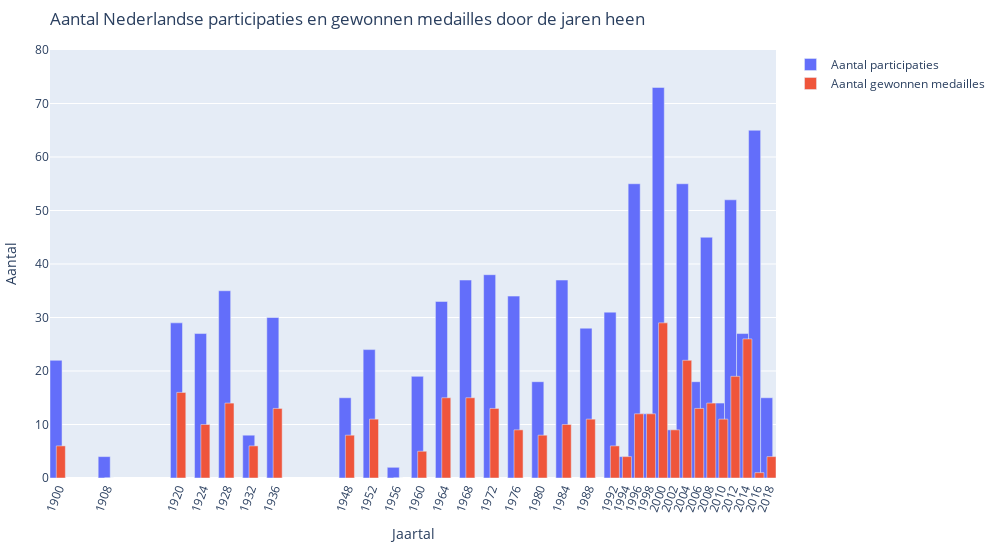

Write notebook code for a chart like this one.
### Markdown cell above
En dan afbeelden in een mooie, interactieve grafiek via plotly.

Je kunt zelfs in de grafiek een vierkant slepen om daarop in te zoomen!

### Code cell
import plotly.graph_objs as go
participatieMedailles = go.Figure(
    data=[
        go.Bar(name='Aantal participaties', x=perJaar.index, y=perJaar['player'], width=2),
        go.Bar(name='Aantal gewonnen medailles', x=perJaar.index, y=perJaar['medalLabel'], width=1.5)
    ]
)
participatieMedailles.update_layout(
    autosize=False,
    width=1000,
    height=550,
    margin=dict(
        l=10,
        r=10,
        b=30,
        t=50,
    ),
    title_text='Aantal Nederlandse participaties en gewonnen medailles door de jaren heen',
    yaxis=dict(title_text='Aantal', range=[0, 80]),
    xaxis=dict(title_text='Jaartal', tickvals=perJaar.index, tickangle = -70)
)

### Figure 1 — Plotly figure (JSON) as saved in the notebook; plotly's stock layout.template omitted (floating-point values rounded to 4 significant figures)
{"data": [{"name": "Aantal participaties", "type": "bar", "width": 2, "x": ["1900", "1908", "1920", "1924", "1928", "1932", "1936", "1948", "1952", "1956", "1960", "1964", "1968", "1972", "1976", "1980", "1984", "1988", "1992", "1994", "1996", "1998", "2000", "2002", "2004", "2006", "2008", "2010", "2012", "2014", "2016", "2018"], "y": [22, 4, 29, 27, 35, 8, 30, 15, 24, 2, 19, 33, 37, 38, 34, 18, 37, 28, 31, 4, 55, 12, 73, 9, 55, 18, 45, 14, 52, 27, 65, 15]}, {"name": "Aantal gewonnen medailles", "type": "bar", "width": 1.5, "x": ["1900", "1908", "1920", "1924", "1928", "1932", "1936", "1948", "1952", "1956", "1960", "1964", "1968", "1972", "1976", "1980", "1984", "1988", "1992", "1994", "1996", "1998", "2000", "2002", "2004", "2006", "2008", "2010", "2012", "2014", "2016", "2018"], "y": [6, 0, 16, 10, 14, 6, 13, 8, 11, 0, 5, 15, 15, 13, 9, 8, 10, 11, 6, 4, 12, 12, 29, 9, 22, 13, 14, 11, 19, 26, 1, 4]}], "layout": {"autosize": false, "height": 550, "margin": {"b": 30, "l": 10, "r": 10, "t": 50}, "title": {"text": "Aantal Nederlandse participaties en gewonnen medailles door de jaren heen"}, "width": 1000, "xaxis": {"tickangle": -70, "tickvals": ["1900", "1908", "1920", "1924", "1928", "1932", "1936", "1948", "1952", "1956", "1960", "1964", "1968", "1972", "1976", "1980", "1984", "1988", "1992", "1994", "1996", "1998", "2000", "2002", "2004", "2006", "2008", "2010", "2012", "2014", "2016", "2018"], "title": {"text": "Jaartal"}}, "yaxis": {"range": [0, 80], "title": {"text": "Aantal"}}}}
